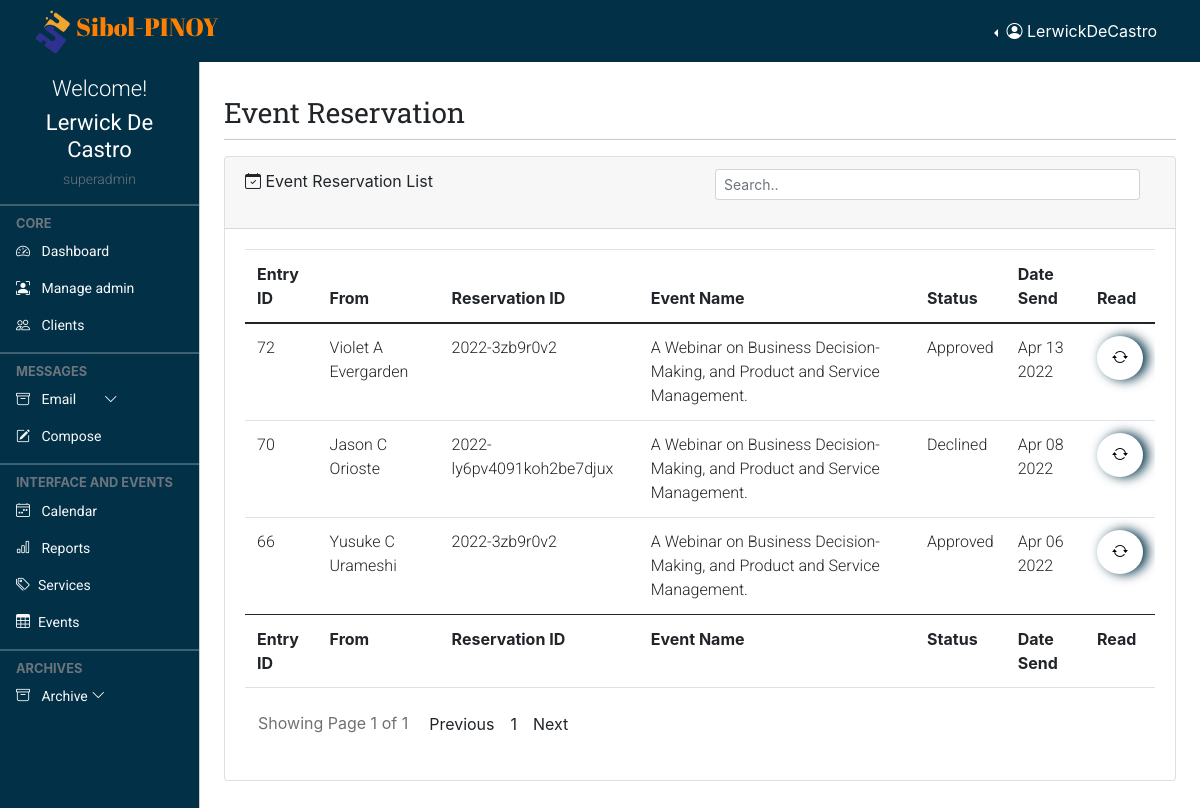
/admin/event.reservation.php (signed in), run on the app's committed database.
### tables this page shows
CREATE TABLE `profile` (
  `id` int(11) NOT NULL,
  `loginId` int(11) NOT NULL,
  `firstName` varchar(255) NOT NULL,
  `lastName` varchar(255) NOT NULL,
  `dateAdded` date NOT NULL
);

### admin/event.reservation.php (the view, shortened to what this page needs)
<!doctype html>
<html lang="en">
  <?php
      require "layout.part/admin.header.php";
  ?>
  <body>
    <?php
      require "layout.part/admin.top.navbar.php";
    ?>
    <?php
      require "layout.part/admin.side.navbar.php";
    ?>
    <main class="mt-5 pt-3">
        <div class="container-fluid p-4">
            <div class="row">
            <div class="col-md-12 my-2">
                <h4 class="page-header">Event Reservation</h4>
                <hr class="dropdown-divider bg-dark" />
            </div>
        </div>
        <div class="row">
            <div class="col-md-12 mb-3">
                <div class="card">
                    <div class="card-header">
                        <span><i class="bi bi-calendar-check"></i></span> Event Reservation List
                        <div class="form-group float-end col-md-6">
                            <input type="text" class="form-control form-control-sm inputSearch" id="inputSearch" placeholder="Search..">
                        </div>
                    </div>
                    <div class="card-body">
                        <div class="table-responsive">
                            <table id="example" class="table data-table" style="width: 100%">
                                <thead>
                                    <tr>
                                        <th>Entry ID</th>
                                        <th>From</th>
                                        <th>Reservation ID</th>
                                        <th>Event Name</th>
                                        <th>Status</th>
                                        <th>Date Send</th>
                                        <th>Read</th>
                                    </tr>
                                </thead>
                                <tbody id="myTable">
                                    <?php
                                        if(isset($_GET['page_no']) && $_GET['page_no'] !=''){
                                            $page_no = $_GET['page_no'];
                                        }else{
                                            $page_no = 1;
                                        }
                                        $total_records_per_page = 25;
                                        $previous_page = $page_no - 1;
                                        $next_page = $page_no + 1;
                                        $result_count = mysqli_query($conn, "SELECT COUNT(*) as total_records FROM `event_reservation`" );
                                        $total_records = mysqli_fetch_array($result_count);
                                        $total_records = $total_records['total_records'];
                                        $total_number_of_page = ceil($total_records / $total_records_per_page);
                                        $event_reservation_query = "SELECT tb1.entryID, tb2.client_uniID, tb2.firstName, tb2.mi, tb2.lastName, tb2.contact, tb2.organization, tb2.position, tb1.email_add, tb1.reservationID, tb3.eventID, tb3.event_title, tb3.date_and_time, tb3.reg_fee, tb1.ss_payment, tb1.payment_method, tb1.date_registered, tb1.status, tb1.action FROM( event_reservation tb1 INNER JOIN client tb2 ON tb1.email_add = tb2.email_add) INNER JOIN events tb3 ON tb1.eventID = tb3.eventID ORDER BY entryID DESC";
                                        $event_reservation_query_result = mysqli_query($conn, $event_reservation_query);
                                        if(mysqli_num_rows($event_reservation_query_result) > 0){
                                            foreach($event_reservation_query_result as $event_reservation){
                                                ?>
                                                <tr class="
                                                    <?php
                                                        $a = $event_reservation['action'];
                                                        if($a == "New"){
                                                            echo 'card-text';
                                                        }else{
                                                            echo 'card-tex2';
                                                        }
                                                ?>
                                                ">
                                                    <td><?= $event_reservation['entryID'] ?></td>
                                                    <td><?= $event_reservation['firstName'].' '.$event_reservation['mi'].' '.$event_reservation['lastName'] ?></td>
                                                    <td><?= $event_reservation['reservationID'] ?></td>
                                                    <td><?= $event_reservation['event_title'] ?></td>
                                                    <td><?= $event_reservation['status'] ?></td>
                                                    <td><?= date('M d Y',  strtotime($event_reservation['date_registered'])) ?></td>
                                                    <td>
                                                        <form action="e.reservation.info" method="POST">
                                                            <button type="submit" class="stats-white tooltip-test" title="READ" id="read" name="read">
                                                                <i class="bi bi-arrow-repeat"></i>
                                                            </button>
                                                        </form>
                                                    </td>
                                                </tr>
                                                <?php
                                            }
                                        }
                                    ?>
                                </tbody>
                                <tfoot>
                                    <tr>
                                        <th>Entry ID</th>
                                        <th>From</th>
                                        <th>Reservation ID</th>
                                        <th>Event Name</th>
                                        <th>Status</th>
                                        <th>Date Send</th>
                                        <th>Read</th>
                                    </tr>
                                </tfoot>
                            </table>
                        </div>
                        <ul class="pagination pull-right">
                            <li class="pull-left btn btn-default disabled">Showing Page <?php echo $page_no." of ".$total_number_of_page;?></li>
                            <li class=" p-2 <?php if($page_no <= 1) { echo "disabled";}?>">
                                <a <?php if($page_no > 1) { echo "href='?page_no=$previous_page'";} ?>>Previous</a>
                            </li>
                            <?php
                                if($total_number_of_page <=10){
                                    for($counter = 1; $counter <=$total_number_of_page;$counter++){
                                        if($counter == $page_no){
                                            echo "<li class='active p-2'><a> $counter </a></li>";
                                        }else{
                                            echo "<li class='p-2'><a href='?page_no=$counter'> $counter </a></li>";
                                        }
                                    }
                                }
                            ?>
                            <li class="p-2 <?php if($page_no >= $total_number_of_page) {echo "disabled";} ?>" >
                                <a <?php if($page_no < $total_number_of_page) {echo "href='?page_no=$next_page'";} ?>>Next</a>
                            </li>
                        </ul>
                    </div>
                </div>
            </div>
        </div>
    </main>
  </body>
</html>

### admin/layout.part/admin.header.php (shortened to what this page needs)
  <head>
    <link href="https://cdn.jsdelivr.net/npm/bootstrap@5.0.2/dist/css/bootstrap.min.css" rel="stylesheet">
    <link rel="stylesheet" href="https://cdnjs.cloudflare.com/ajax/libs/fullcalendar/3.4.0/fullcalendar.css" />
    <link rel="stylesheet" href="https://cdnjs.cloudflare.com/ajax/libs/twitter-bootstrap/4.0.0-alpha.6/css/bootstrap.css" />
    <link rel="stylesheet" href="https://cdn.jsdelivr.net/npm/bootstrap-icons@1.4.1/font/bootstrap-icons.css"/>
    <link rel="stylesheet" href="style/dataTables.bootstrap5.min.css" />
    <link rel="stylesheet" href="style/addstyler.css" />
    <link rel="stylesheet" href="style/colored.css" />
  </head>
<?php
function levelCheck($lev){
    if($lev == "0"){
      $lev = "admin";
    }
    else if($lev == "1"){
      $lev = "superadmin";
    }
    echo $lev;
  }
?>

### admin/layout.part/admin.top.navbar.php (shortened to what this page needs)
<?php
  require "../connection.php";
  if(isset($_SESSION["username"]) && isset($_SESSION["level"])){
    $musername = $_SESSION["username"];
    $sql = "SELECT login.loginId, profile.firstName, profile.lastName, login.username, login.level FROM login INNER JOIN profile ON
                login.loginId = profile.loginId WHERE login.username = '$musername'";
    if($result = $conn->query($sql)){
      if($result->num_rows == 1){
        if($row = $result->fetch_assoc()){
          $firstName = $row["firstName"];
          $lastName = $row["lastName"];
          $rusername = $row["username"];
          $level = $row["level"];
        }
      }
    }
  }
?>
<nav class="navbar navbar-expand-lg navbar-dark px-3 fixed-top bg-coloured">
  <div class="container-fluid">
    <div class="">
      <img class="__logo" src="../img/logo.png" alt=""><a class="logo-font" href="#">Sibol-PINOY</a>
    </div>
    <div class="collapse navbar-collapse justify-content-md-end" id="topNavBar">
      <div class="btn-group border-0 dropstart">
        <button type="button" class="btn text-white dropdown-toggle border-0" data-bs-toggle="dropdown" aria-expanded="false">
          <i class="bi bi-person-circle"></i> <span> <?= $rusername ?> </span>
        </button>
      </div>
    </div>
  </div>
</nav>

### admin/layout.part/admin.side.navbar.php (shortened to what this page needs)
<div class="offcanvas offcanvas-start sidebar-nav bg-coloured" id="sidebar">
    <div class="offcanvas-body p-0">
        <div class="container pt-3 text-center">
            <div class="text-white">
            <h4 class="welcome-text">Welcome!</h4>
            <h2 class="user-text"><?= $firstName . " " . $lastName?></h2>
            <h6 class="text-muted text-small"><?= levelCheck($level) ?></h6>
            </div>
        </div>
        <nav class="navbar-dark pb-5">
            <ul class="navbar-nav">
                <hr class="dropdown-divider bg-light" />
                <div class="text-muted small fw-bold text-uppercase px-3">
                    CORE
                </div>
                <li>
                    <a href="landing" class="nav-link px-3 text-light text-normal">
                        <span class="me-2"><i class="bi bi-speedometer2"></i></span>
                        <span>Dashboard</span>
                    </a>
                    <?php
                        if(isset($_SESSION["level"])){
                            $check_level = $_SESSION["level"];
                            if($check_level == '1'){
                                echo ' <a href="admin.con" class="nav-link px-3 text-light text-normal">
                                            <span class="me-2"><i class="bi bi-person-bounding-box"></i></span>
                                            <span>Manage admin</span>
                                        </a>';
                            }
                        }
                    ?>
                    <a href="clients.record" class="nav-link px-3 text-light text-normal">
                        <span class="me-2"><i class="bi bi-people"></i></span>
                        <span>Clients</span>
                    </a>
                </li>
                <hr class="dropdown-divider bg-light" />
                <div class="text-muted small fw-bold text-uppercase px-3">
                    Messages
                </div>
                <li>
                    <a class="nav-link px-3 text-light text-normal position-relative" data-bs-toggle="collapse" href="#email">
                        <span class="me-2"><i class="bi bi-archive"></i></span>
                            <span>Email
                        </span>
                        <span class="ms-auto">
                            <span class="right-icon mx-4">
                            <i class="bi bi-chevron-down"></i>
                            </span>
                        </span>
                    </a>
                    <a href="#" class="nav-link px-3 text-light text-normal">
                        <span class="me-2"><i class="bi bi-pencil-square"></i></span>
                        <span>
                            <button type="button" class="bg-transparent border-0 text-light" data-bs-toggle="modal" data-bs-target="#exampleModal">
                                Compose
                            </button>
                        </span>
                    </a>
                </li>
                <hr class="dropdown-divider bg-light" />
                <div class="text-muted small fw-bold text-uppercase px-3">
                    Interface and Events
                </div>
                <li>
                    <a href="calender" class="nav-link px-3 text-light text-normal">
                            <span class="me-2"><i class="bi bi-calendar4-week"></i></span>
                            <span>Calendar</span>
                    </a>
                    <a href="reports" class="nav-link px-3 text-light text-normal">
                            <span class="me-2"><i class="bi bi-bar-chart"></i></span>
                            <span>Reports</span>
                    </a>
                    <a href="services.tools" class="nav-link px-3 sidebar-link text-light text-normal" >
                        <span class="me-2"><i class="bi bi-tags"></i></span>
                        <span>Services</span>
                    </a>
                    <a href="events" class="nav-link px-3 sidebar-link text-light text-normal">
                        <span class="me-2"><i class="bi bi-table"></i></span>
                        <span>Events</span>
                    </a>
                </li>
                <hr class="dropdown-divider bg-light" />
                <div class="text-muted small fw-bold text-uppercase px-3">
                    Archives
                </div>
                <li>
                    <a class="nav-link px-3  text-light text-normal" data-bs-toggle="collapse" href="#archives">
                        <span class="me-2"><i class="bi bi-archive"></i></span>
                        <span>Archive</span>
                        <span class="ms-auto">
                            <span class="right-icon">
                            <i class="bi bi-chevron-down"></i>
                            </span>
                        </span>
                    </a>
                </li>
            </ul>
        </nav>
    </div>
</div>

### data on the page
profile: loginId.username "LerwickDeCastro", firstName "Lerwick", lastName "De Castro", loginId.level "superadmin"

### other printed values
$event_reservation['entryID'] "72"
$event_reservation['firstName'] "Violet"
$event_reservation['mi'] "A"
$event_reservation['lastName'] "Evergarden"
$event_reservation['reservationID'] "2022-3zb9r0v2"
$event_reservation['event_title'] "A Webinar on Business Decision-Making, and Product and Service Management."
$event_reservation['status'] "Approved"
date('M d Y',  strtotime($event_reservation['date_registered'])) "Apr 13 2022"
$event_reservation['entryID'] "70"
$event_reservation['firstName'] "Jason"
$event_reservation['mi'] "C"
$event_reservation['lastName'] "Orioste"
$event_reservation['reservationID'] "2022-ly6pv4091koh2be7djux"
$event_reservation['status'] "Declined"
date('M d Y',  strtotime($event_reservation['date_registered'])) "Apr 08 2022"
